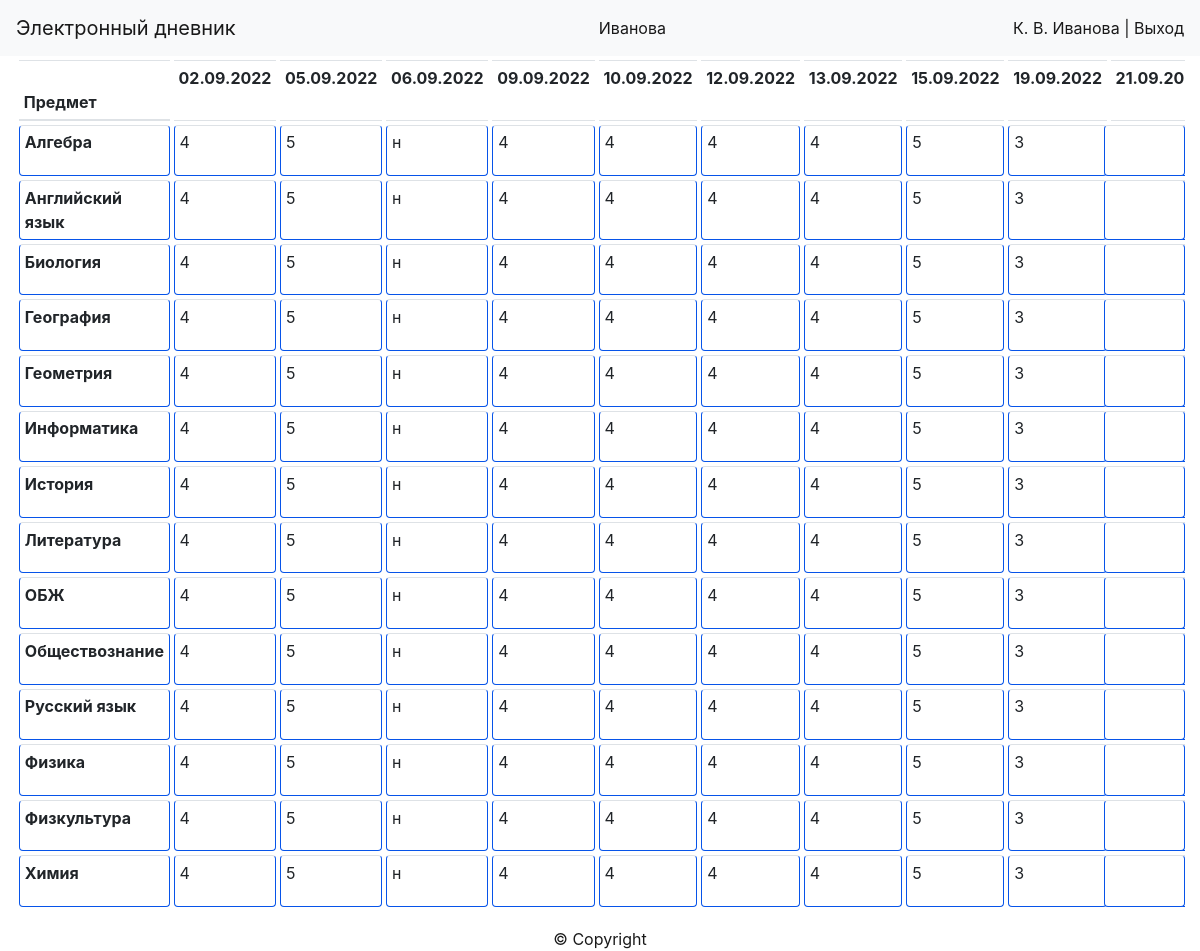
/student_marks/1091/1, run on the app's committed database.
### data/students.py (models this page shows, shortened)
class Student(SqlAlchemyBase):
    __tablename__ = 'students'
    id = sqlalchemy.Column(sqlalchemy.Integer,
                           primary_key=True, autoincrement=True)
    login = sqlalchemy.Column(sqlalchemy.String)
    first_name = sqlalchemy.Column(sqlalchemy.String)
    last_name = sqlalchemy.Column(sqlalchemy.String)
    surname = sqlalchemy.Column(sqlalchemy.String)
    hashed_password = sqlalchemy.Column(sqlalchemy.String)
    id_class = sqlalchemy.Column(sqlalchemy.Integer, sqlalchemy.ForeignKey('classes.id'))
    form = orm.relationship('Class', back_populates='students')
    marks = orm.relationship('Marks', back_populates='student')
    final_marks = orm.relationship('FinalMarks', back_populates='student')

### data/subjects.py (models this page shows)
class Subjects(SqlAlchemyBase):
    __tablename__ = 'subjects'
    id = sqlalchemy.Column(sqlalchemy.Integer, primary_key=True, autoincrement=True)
    title = sqlalchemy.Column(sqlalchemy.String)

### main.py (the view)
@app.route('/student_marks/<int:id_student>/<int:part>', methods=['GET'])
def student_marks(id_student, part):
    db_sess = db_session.create_session()
    student = db_sess.query(Student).filter(Student.id == id_student).first()
    lessons1 = db_sess.query(TeacherClass).filter(TeacherClass.id_class == student.id_class).all()
    lessons = []
    for i in lessons1:
        lessons.append(db_sess.query(Subjects).filter(Subjects.id == i.id_subject).first())
    lessons = sorted(lessons, key=lambda x: x.title)
    marks = {}
    sr_marks = {}
    res_marks = {}
    date1, date2 = date_division(part)
    dates = list(map(lambda x: x[0].strftime('%d.%m.%Y'),
                     sorted(db_sess.query(Marks.date).filter((Marks.id_student == student.id),
                                                             (date1 < Marks.date), (date2 > Marks.date)).distinct())))
    for lesson in lessons:
        marks[lesson.id] = {}
        sum_mark = 0
        col_mark = 0
        for mark in sorted(db_sess.query(Marks).filter(Marks.id_student == student.id,
                                                       date1 < Marks.date, date2 > Marks.date).all(),
                           key=lambda x: x.date):
            marks[lesson.id][mark.date.strftime('%d.%m.%Y')] = mark.mark
            m = mark.mark
            if type(m) == str:
                if m != 'н':
                    sum_mark += int(m[:-1])
                    col_mark += 1
            else:
                sum_mark += m
                col_mark += 1
        if col_mark != 0:
            sr_marks[student] = str(round(sum_mark / col_mark, 2))
            res_marks[student] = str(round(sum_mark / col_mark + 0.01))
        else:
            sr_marks[student] = str(0)
    return render_template('html/student_marks.html', logo=student,
                           user=f'{student.first_name[0]}. {student.last_name[0]}. {student.surname}',
                           title=f'Оценки, {student.surname} {student.first_name}', marks=marks, dates=dates,
                           sr_marks=sr_marks, res_marks=res_marks, lessons=lessons)

### data/db_session.py (called while the page is built)
def create_session() -> Session:
    global __factory
    return __factory()

### main.py (called while the page is built)
def date_division(part):
    if part == 1:
        d1 = datetime.date(year=2022, month=9, day=1)
        d2 = datetime.date(year=2022, month=11, day=1)
    elif part == 2:
        d1 = datetime.date(year=2022, month=11, day=1)
        d2 = datetime.date(year=2023, month=1, day=1)
    elif part == 3:
        d1 = datetime.date(year=2023, month=1, day=1)
        d2 = datetime.date(year=2023, month=4, day=1)
    else:
        d1 = datetime.date(year=2023, month=4, day=1)
        d2 = datetime.date(year=2023, month=6, day=1)
    return [d1, d2]

### templates/html/student_marks.html (shortened to what this page needs)
{% extends "html/base.html" %}
{% block styles %}
<link rel="stylesheet" type="text/css" href="{{ url_for( 'static', filename='css/students.css')}}">
{% endblock %}
{% block authorization %}
<div class="authorization">
    <a href="/student_profile">{{user}}</a>
    <span>|</span>
    <a href="/logout">Выход</a>
</div>
{% endblock %}
{% block logo %} {{logo.surname}} {{logo.name}} {% endblock %}
{% block content %}
<div class="students">
    <table class="table table-sm table-responsive">
        <thead>
            <tr>
                <th scope="col">Предмет</th>
                {% for date in dates %}
                <td class="date">
                    {{date}}
                </td>
                {% endfor %}
            </tr>
        </thead>
        <tbody>
            {% for lesson in lessons %}
            <tr id="lesson">
                <th>{{lesson.title}}</th>
                {% for date in dates %}
                  <td>
                      <p>{{marks[lesson.id].get(date, '')}}</p>
                  </td>
                {% endfor %}
                <th class="sr">{{sr_marks[lesson]}}</th>
            </tr>
            {% endfor %}
        </tbody>
    </table>
</div>
{% endblock %}

### static/css/base.css (style rules this page uses)
.authorization a, span { text-decoration: none; color: rgba(0,0,0,.9); }

### static/css/students.css (style rules this page uses)
.students { max-width: 100%; }
.sr { position: -webkit-sticky; position: sticky; right: 0px; background: #000; z-index: 100; }
table thead tr { color: #FFFFFF; font-weight: bold; }
table thead tr { border-radius: 4px 4px 0 0; background-color: #4E8BFD; }
table tbody tr td { border: 1px solid #0754E9; border-radius: 4px; background-color: #4E8BFD; }
table tbody tr th { border: 1px solid #0754E9; border-radius: 4px; background-color: #4E8BFD; }
table { width: 100%; border-collapse: separate; border-spacing: 4px; }

### data on the page
Student: surname "Иванова"
Subjects: title "Алгебра", id "4" "5" "н" "4" "4" "4" "4" "5" "3"
Subjects: title "Английский язык", marks "4" "5" "н" "4" "4" "4" "4" "5" "3"
Subjects: title "Биология", marks "4" "5" "н" "4" "4" "4" "4" "5" "3"
Subjects: title "География", marks "4" "5" "н" "4" "4" "4" "4" "5" "3"
Subjects: title "Геометрия", marks "4" "5" "н" "4" "4" "4" "4" "5" "3"
Subjects: title "Информатика", marks "4" "5" "н" "4" "4" "4" "4" "5" "3"
Subjects: title "История", marks "4" "5" "н" "4" "4" "4" "4" "5" "3"
Subjects: title "Литература", marks "4" "5" "н" "4" "4" "4" "4" "5" "3"
Subjects: title "ОБЖ", marks "4" "5" "н" "4" "4" "4" "4" "5" "3"
Subjects: title "Обществознание", marks "4" "5" "н" "4" "4" "4" "4" "5" "3"
Subjects: title "Русский язык", marks "4" "5" "н" "4" "4" "4" "4" "5" "3"
Subjects: title "Физика", marks "4" "5" "н" "4" "4" "4" "4" "5" "3"
Subjects: title "Физкультура", marks "4" "5" "н" "4" "4" "4" "4" "5" "3"
Subjects: title "Химия", marks "4" "5" "н" "4" "4" "4" "4" "5" "3"

### other printed values
{{ user }} "К. В. Иванова"
{{ date }} "02.09.2022" "05.09.2022" "06.09.2022" "09.09.2022" "10.09.2022" "12.09.2022" "13.09.2022" "15.09.2022" "19.09.2022"
